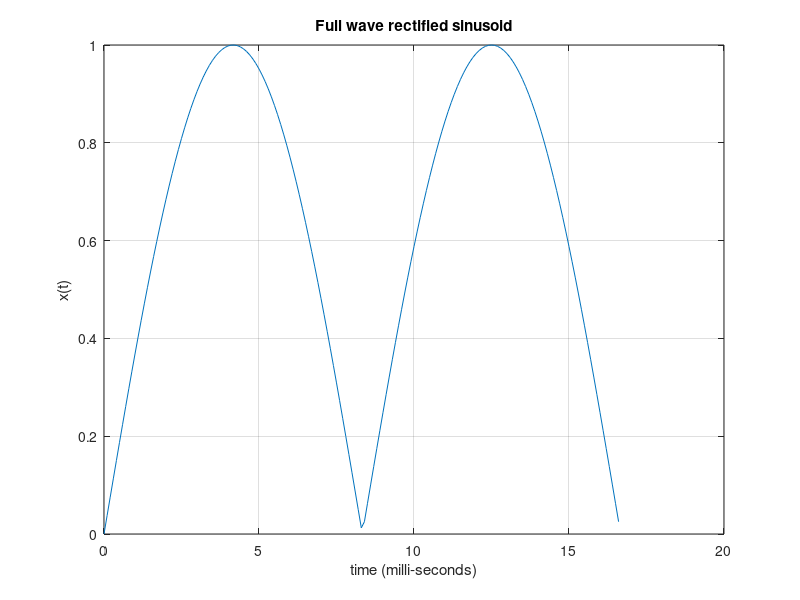

Recreate this plot in MATLAB.

load Lab7a
% part 1
% Ck = X0/T0
% Ck = 1/T0
T0 = 1/120 % fundamental period for FWR
T = 1/60 % other T value
w0 = 2*pi/T0 % T is fundamental period
w = 2*pi/T % other w value
A = 1; %amplitude is 1

dt =(1/10000); %sampling time
new_t_vect = 0:dt:(1/60);

figure;
plot(1000*t,x)
title('Full wave rectified sinusoid')
xlabel('time (milli-seconds)')
ylabel('x(t)')
grid on

e = exp(1);

%%xp = ((2*A)/pi) + ((4*A)/pi) 

for k = -3:3
    Ck = ((-2*A)/(pi*(4*k^2-1)))*(e.^(j*k*w*x));
    fprintf('The coefficient C%d is %.0f \n',k,Ck);
end